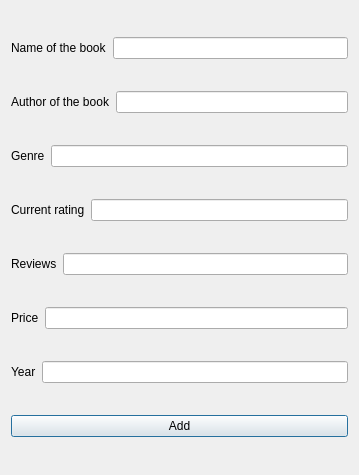
<?xml version="1.0" encoding="UTF-8"?>
<ui version="4.0">
 <class>AddingBook</class>
 <widget class="QDialog" name="AddingBook">
  <property name="geometry">
   <rect>
    <x>0</x>
    <y>0</y>
    <width>359</width>
    <height>475</height>
   </rect>
  </property>
  <property name="windowTitle">
   <string>Dialog</string>
  </property>
  <layout class="QVBoxLayout" name="verticalLayout">
   <item>
    <layout class="QHBoxLayout" name="horizontalLayout">
     <item>
      <widget class="QLabel" name="label">
       <property name="text">
        <string>Name of the book</string>
       </property>
      </widget>
     </item>
     <item>
      <widget class="QLineEdit" name="lineEdit"/>
     </item>
    </layout>
   </item>
   <item>
    <layout class="QHBoxLayout" name="horizontalLayout_2">
     <item>
      <widget class="QLabel" name="label_2">
       <property name="text">
        <string>Author of the book</string>
       </property>
      </widget>
     </item>
     <item>
      <widget class="QLineEdit" name="lineEdit_2"/>
     </item>
    </layout>
   </item>
   <item>
    <layout class="QHBoxLayout" name="horizontalLayout_8">
     <item>
      <widget class="QLabel" name="label_7">
       <property name="text">
        <string>Genre</string>
       </property>
      </widget>
     </item>
     <item>
      <widget class="QLineEdit" name="lineEdit_3"/>
     </item>
    </layout>
   </item>
   <item>
    <layout class="QHBoxLayout" name="horizontalLayout_3">
     <item>
      <widget class="QLabel" name="label_3">
       <property name="text">
        <string>Current rating</string>
       </property>
      </widget>
     </item>
     <item>
      <widget class="QLineEdit" name="lineEdit_4"/>
     </item>
    </layout>
   </item>
   <item>
    <layout class="QHBoxLayout" name="horizontalLayout_4">
     <item>
      <widget class="QLabel" name="label_4">
       <property name="text">
        <string>Reviews</string>
       </property>
      </widget>
     </item>
     <item>
      <widget class="QLineEdit" name="lineEdit_5"/>
     </item>
    </layout>
   </item>
   <item>
    <layout class="QHBoxLayout" name="horizontalLayout_5">
     <item>
      <widget class="QLabel" name="label_5">
       <property name="text">
        <string>Price</string>
       </property>
      </widget>
     </item>
     <item>
      <widget class="QLineEdit" name="lineEdit_6"/>
     </item>
    </layout>
   </item>
   <item>
    <layout class="QHBoxLayout" name="horizontalLayout_6">
     <item>
      <widget class="QLabel" name="label_6">
       <property name="text">
        <string>Year</string>
       </property>
      </widget>
     </item>
     <item>
      <widget class="QLineEdit" name="lineEdit_7"/>
     </item>
    </layout>
   </item>
   <item>
    <layout class="QHBoxLayout" name="horizontalLayout_7">
     <item>
      <widget class="QPushButton" name="pushButton">
       <property name="text">
        <string>Add</string>
       </property>
      </widget>
     </item>
    </layout>
   </item>
  </layout>
 </widget>
 <resources/>
 <connections/>
</ui>
